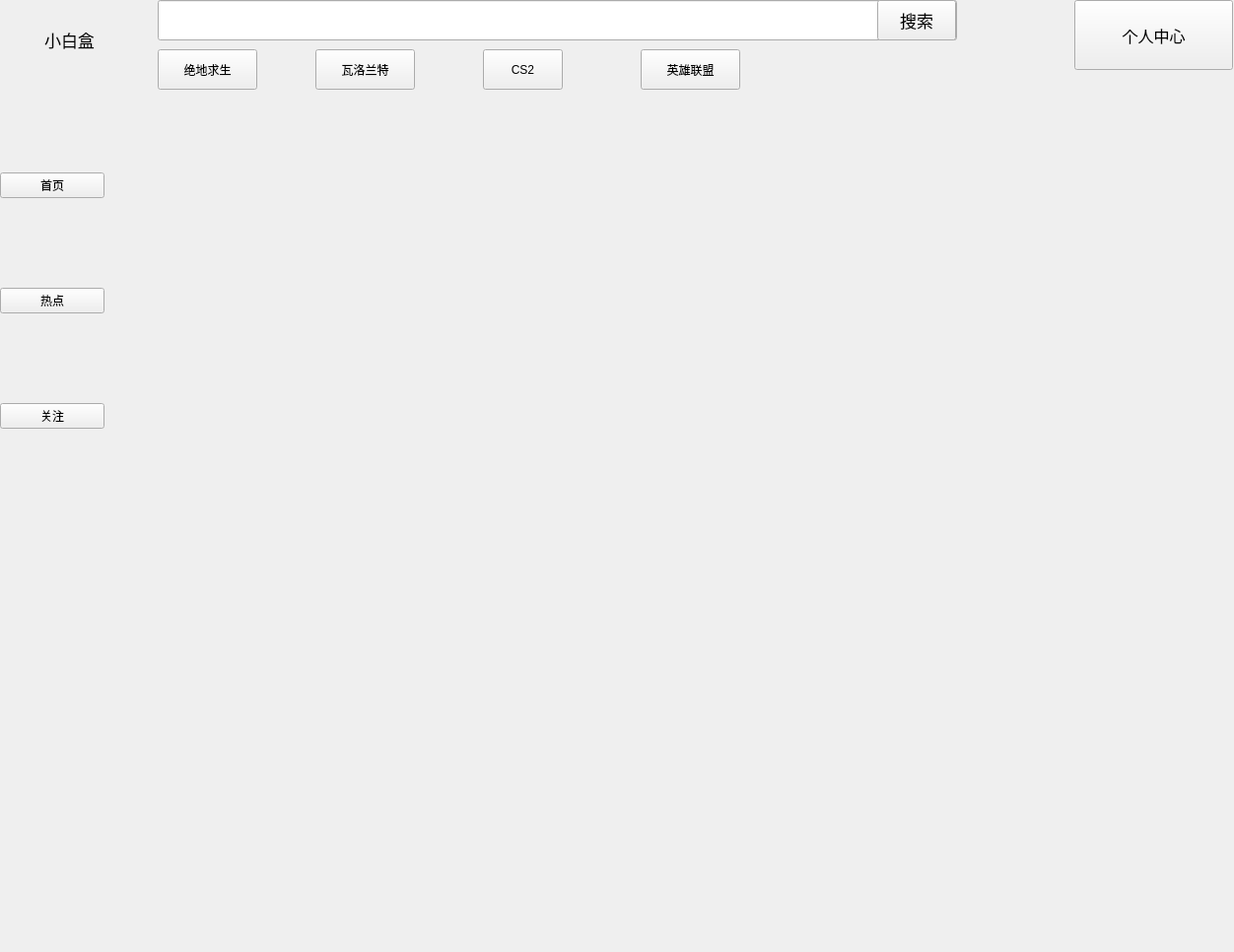
<?xml version="1.0" encoding="UTF-8"?>
<ui version="4.0">
 <class>Focus</class>
 <widget class="QWidget" name="Focus">
  <property name="geometry">
   <rect>
    <x>0</x>
    <y>0</y>
    <width>1252</width>
    <height>966</height>
   </rect>
  </property>
  <property name="windowTitle">
   <string>Form</string>
  </property>
  <widget class="QWidget" name="widget_2" native="true">
   <property name="geometry">
    <rect>
     <x>0</x>
     <y>90</y>
     <width>106</width>
     <height>431</height>
    </rect>
   </property>
   <layout class="QVBoxLayout" name="verticalLayout">
    <item>
     <widget class="QPushButton" name="pushButton_7">
      <property name="text">
       <string>首页</string>
      </property>
      <property name="icon">
       <iconset resource="resourse.qrc">
        <normaloff>:/First</normaloff>:/First</iconset>
      </property>
     </widget>
    </item>
    <item>
     <widget class="QPushButton" name="pushButton_8">
      <property name="text">
       <string>热点</string>
      </property>
      <property name="icon">
       <iconset resource="resourse.qrc">
        <normaloff>:/hot</normaloff>:/hot</iconset>
      </property>
     </widget>
    </item>
    <item>
     <widget class="QPushButton" name="pushButton_9">
      <property name="text">
       <string>关注</string>
      </property>
      <property name="icon">
       <iconset resource="resourse.qrc">
        <normaloff>:/focus</normaloff>:/focus</iconset>
      </property>
     </widget>
    </item>
   </layout>
  </widget>
  <widget class="QScrollArea" name="scrollArea">
   <property name="geometry">
    <rect>
     <x>120</x>
     <y>110</y>
     <width>501</width>
     <height>411</height>
    </rect>
   </property>
   <property name="styleSheet">
    <string notr="true">border:none;
</string>
   </property>
   <property name="widgetResizable">
    <bool>true</bool>
   </property>
   <widget class="QWidget" name="scrollAreaWidgetContents">
    <property name="geometry">
     <rect>
      <x>0</x>
      <y>0</y>
      <width>501</width>
      <height>411</height>
     </rect>
    </property>
   </widget>
  </widget>
  <widget class="QWidget" name="widget" native="true">
   <property name="geometry">
    <rect>
     <x>0</x>
     <y>0</y>
     <width>1251</width>
     <height>91</height>
    </rect>
   </property>
   <widget class="QLineEdit" name="lineEdit">
    <property name="geometry">
     <rect>
      <x>160</x>
      <y>0</y>
      <width>811</width>
      <height>41</height>
     </rect>
    </property>
   </widget>
   <widget class="QPushButton" name="pushButton">
    <property name="geometry">
     <rect>
      <x>890</x>
      <y>0</y>
      <width>80</width>
      <height>41</height>
     </rect>
    </property>
    <property name="font">
     <font>
      <pointsize>13</pointsize>
     </font>
    </property>
    <property name="text">
     <string>搜索</string>
    </property>
    <property name="icon">
     <iconset resource="resourse.qrc">
      <normaloff>:/search</normaloff>:/search</iconset>
    </property>
   </widget>
   <widget class="QPushButton" name="pushButton_2">
    <property name="geometry">
     <rect>
      <x>1090</x>
      <y>0</y>
      <width>161</width>
      <height>71</height>
     </rect>
    </property>
    <property name="font">
     <font>
      <pointsize>12</pointsize>
     </font>
    </property>
    <property name="text">
     <string>个人中心</string>
    </property>
    <property name="icon">
     <iconset resource="resourse.qrc">
      <normaloff>:/person</normaloff>:/person</iconset>
    </property>
    <property name="iconSize">
     <size>
      <width>25</width>
      <height>25</height>
     </size>
    </property>
   </widget>
   <widget class="QPushButton" name="pushButton_3">
    <property name="geometry">
     <rect>
      <x>160</x>
      <y>50</y>
      <width>101</width>
      <height>41</height>
     </rect>
    </property>
    <property name="text">
     <string>绝地求生</string>
    </property>
    <property name="icon">
     <iconset resource="resourse.qrc">
      <normaloff>:/PUBG</normaloff>:/PUBG</iconset>
    </property>
   </widget>
   <widget class="QPushButton" name="pushButton_4">
    <property name="geometry">
     <rect>
      <x>320</x>
      <y>50</y>
      <width>101</width>
      <height>41</height>
     </rect>
    </property>
    <property name="text">
     <string>瓦洛兰特</string>
    </property>
    <property name="icon">
     <iconset resource="resourse.qrc">
      <normaloff>:/Wa</normaloff>:/Wa</iconset>
    </property>
   </widget>
   <widget class="QPushButton" name="pushButton_5">
    <property name="geometry">
     <rect>
      <x>490</x>
      <y>50</y>
      <width>81</width>
      <height>41</height>
     </rect>
    </property>
    <property name="text">
     <string>CS2</string>
    </property>
    <property name="icon">
     <iconset resource="resourse.qrc">
      <normaloff>:/cs</normaloff>:/cs</iconset>
    </property>
   </widget>
   <widget class="QPushButton" name="pushButton_6">
    <property name="geometry">
     <rect>
      <x>650</x>
      <y>50</y>
      <width>101</width>
      <height>41</height>
     </rect>
    </property>
    <property name="text">
     <string>英雄联盟</string>
    </property>
    <property name="icon">
     <iconset resource="resourse.qrc">
      <normaloff>:/lol</normaloff>:/lol</iconset>
    </property>
   </widget>
   <widget class="QPushButton" name="pushButton_10">
    <property name="geometry">
     <rect>
      <x>10</x>
      <y>10</y>
      <width>121</width>
      <height>61</height>
     </rect>
    </property>
    <property name="font">
     <font>
      <pointsize>13</pointsize>
     </font>
    </property>
    <property name="styleSheet">
     <string notr="true">border:none;
</string>
    </property>
    <property name="text">
     <string>小白盒</string>
    </property>
    <property name="icon">
     <iconset resource="resourse.qrc">
      <normaloff>:/gamer</normaloff>:/gamer</iconset>
    </property>
    <property name="iconSize">
     <size>
      <width>30</width>
      <height>30</height>
     </size>
    </property>
   </widget>
  </widget>
 </widget>
 <resources>
  <include location="resourse.qrc"/>
 </resources>
 <connections/>
</ui>
